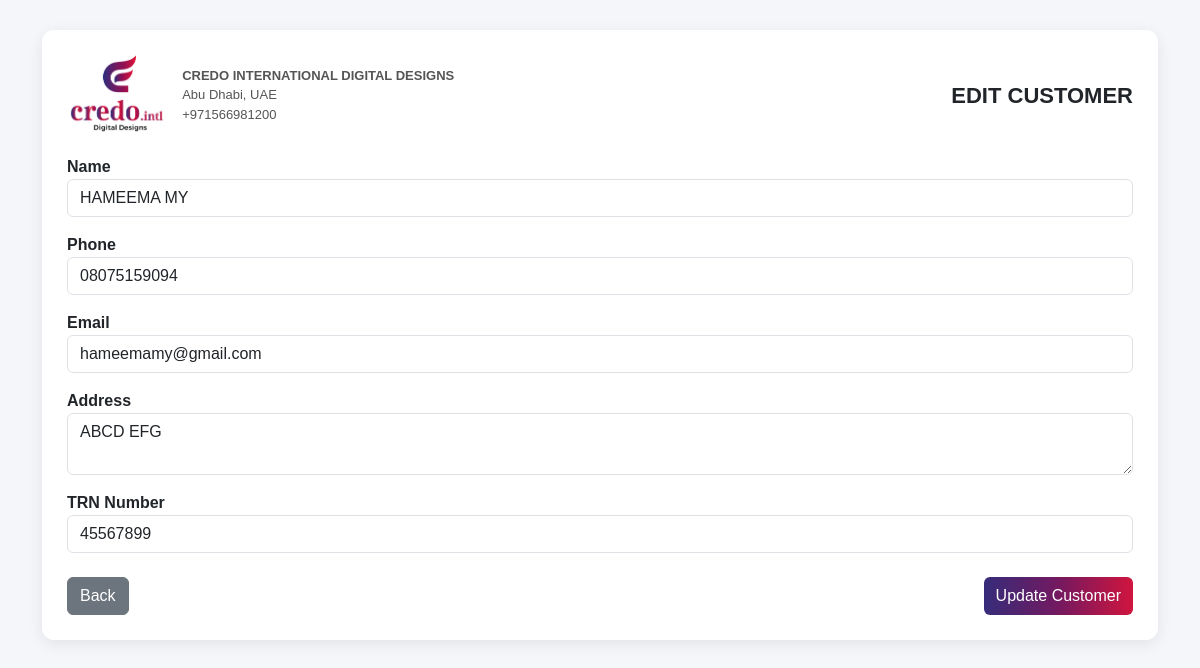
The page /quotation/customer/3/edit/ on the database its author committed.
### sales/models.py (models this page shows, shortened)
class Customer(models.Model):
    name = models.CharField(max_length=200)
    phone = models.CharField(max_length=20, blank=True, null=True)
    email = models.EmailField(blank=True, null=True)
    address = models.TextField(blank=True, null=True)
    trn_number = models.CharField(max_length=50, blank=True, null=True)  # ✅ ADD THIS

### sales/views.py (the view, shortened to what this page needs)
# urls.py: path('customer/<int:pk>/edit/', edit_customer, name='edit_customer'),
def edit_customer(request, pk):
    customer = get_object_or_404(Customer, id=pk)
    return render(request, "sales/edit_customer.html", {
        "customer": customer
    })

### templates/sales/edit_customer.html (shortened to what this page needs)
{% load static %}
<!DOCTYPE html>
<html>
<head>
<link href="https://cdn.jsdelivr.net/npm/bootstrap@5.3.0/dist/css/bootstrap.min.css" rel="stylesheet">
</head>
<body>
<div class="container">
<div class="container-box">
<div class="header">
    <div class="d-flex align-items-center gap-3">
        <img src="{% static 'logo6.png' %}" class="logo">
        <div class="company-info">
            <b>CREDO INTERNATIONAL DIGITAL DESIGNS</b><br>
            Abu Dhabi, UAE<br>
             +971566981200
        </div>
    </div>
    <div class="title">EDIT CUSTOMER</div>
</div>
<form method="post">
<div class="mb-3">
    <label><b>Name</b></label>
    <input type="text" name="name" class="form-control"
           value="{{ customer.name }}" required>
</div>
<div class="mb-3">
    <label><b>Phone</b></label>
    <input type="text" name="phone" class="form-control"
           value="{{ customer.phone }}">
</div>
<div class="mb-3">
    <label><b>Email</b></label>
    <input type="email" name="email" class="form-control"
           value="{{ customer.email }}">
</div>
<div class="mb-3">
    <label><b>Address</b></label>
    <textarea name="address" class="form-control">{{ customer.address }}</textarea>
</div>
<div class="mb-3">
    <label><b>TRN Number</b></label>
    <input type="text" name="trn_number" class="form-control"
           value="{{ customer.trn_number }}">
</div>
<div class="d-flex justify-content-between mt-4">
    <a href="{% url 'dashboard' %}" class="btn btn-secondary">
        Back
    </a>
    <button type="submit" class="btn btn-gradient">
        Update Customer
    </button>
</div>
</form>
</div>
</div>
</body>
</html>

### templates/sales/edit_customer.html (style rules this page uses)
body { font-family: Calibri, sans-serif; background: #f5f6fa; }
.container-box { background: white; padding: 25px; border-radius: 12px; box-shadow: 0 4px 15px rgba(0,0,0,0.08); margin-top: 30px; }
.header { display: flex; justify-content: space-between; align-items: center; margin-bottom: 20px; }
.logo { height: 80px; }
.company-info { font-size: 13px; color: #555; }
.title { font-size: 22px; font-weight: bold; }
.btn-gradient { background: linear-gradient(90deg,#362c7a,#741960,#d0153e); border: none; color: white; }

### rows shown on the page
Customer: name "HAMEEMA MY", phone "08075159094", email "hameemamy@gmail.com", address "ABCD EFG", trn_number "45567899"
